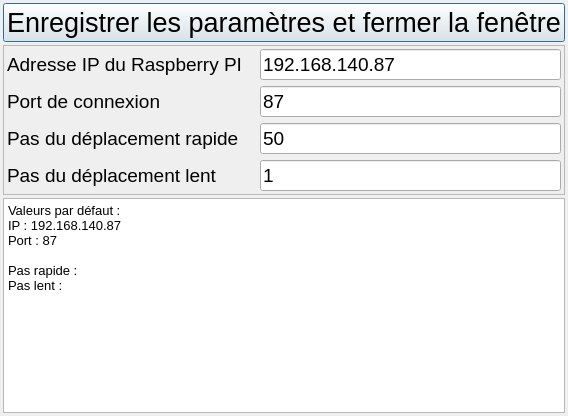
<?xml version="1.0" encoding="UTF-8"?>
<ui version="4.0">
 <class>Fenetre_Config</class>
 <widget class="QDialog" name="Fenetre_Config">
  <property name="geometry">
   <rect>
    <x>0</x>
    <y>0</y>
    <width>567</width>
    <height>416</height>
   </rect>
  </property>
  <property name="windowTitle">
   <string>Configuration RS232</string>
  </property>
  <layout class="QGridLayout">
   <property name="leftMargin">
    <number>3</number>
   </property>
   <property name="topMargin">
    <number>3</number>
   </property>
   <property name="rightMargin">
    <number>3</number>
   </property>
   <property name="bottomMargin">
    <number>3</number>
   </property>
   <property name="spacing">
    <number>3</number>
   </property>
   <item row="0" column="0">
    <widget class="QPushButton" name="pushButton">
     <property name="font">
      <font>
       <pointsize>20</pointsize>
      </font>
     </property>
     <property name="text">
      <string>Enregistrer les paramètres et fermer la fenêtre</string>
     </property>
    </widget>
   </item>
   <item row="1" column="0">
    <widget class="QFrame" name="frame">
     <property name="frameShape">
      <enum>QFrame::StyledPanel</enum>
     </property>
     <property name="frameShadow">
      <enum>QFrame::Raised</enum>
     </property>
     <layout class="QGridLayout">
      <property name="leftMargin">
       <number>3</number>
      </property>
      <property name="topMargin">
       <number>3</number>
      </property>
      <property name="rightMargin">
       <number>3</number>
      </property>
      <property name="bottomMargin">
       <number>3</number>
      </property>
      <property name="spacing">
       <number>3</number>
      </property>
      <item row="0" column="0">
       <layout class="QVBoxLayout">
        <property name="spacing">
         <number>6</number>
        </property>
        <property name="leftMargin">
         <number>0</number>
        </property>
        <property name="topMargin">
         <number>0</number>
        </property>
        <property name="rightMargin">
         <number>0</number>
        </property>
        <property name="bottomMargin">
         <number>0</number>
        </property>
        <item>
         <widget class="QLabel" name="label_1">
          <property name="minimumSize">
           <size>
            <width>250</width>
            <height>0</height>
           </size>
          </property>
          <property name="font">
           <font>
            <pointsize>14</pointsize>
           </font>
          </property>
          <property name="text">
           <string>Adresse IP du Raspberry PI</string>
          </property>
         </widget>
        </item>
        <item>
         <widget class="QLabel" name="label_2">
          <property name="font">
           <font>
            <pointsize>14</pointsize>
           </font>
          </property>
          <property name="text">
           <string>Port de connexion</string>
          </property>
         </widget>
        </item>
        <item>
         <widget class="QLabel" name="label_3">
          <property name="font">
           <font>
            <pointsize>14</pointsize>
           </font>
          </property>
          <property name="text">
           <string>Pas du déplacement rapide</string>
          </property>
         </widget>
        </item>
        <item>
         <widget class="QLabel" name="label_4">
          <property name="font">
           <font>
            <pointsize>14</pointsize>
           </font>
          </property>
          <property name="text">
           <string>Pas du déplacement lent</string>
          </property>
         </widget>
        </item>
       </layout>
      </item>
      <item row="0" column="1">
       <layout class="QVBoxLayout">
        <property name="spacing">
         <number>6</number>
        </property>
        <property name="leftMargin">
         <number>0</number>
        </property>
        <property name="topMargin">
         <number>0</number>
        </property>
        <property name="rightMargin">
         <number>0</number>
        </property>
        <property name="bottomMargin">
         <number>0</number>
        </property>
        <item>
         <widget class="QLineEdit" name="lineEdit_1">
          <property name="font">
           <font>
            <pointsize>14</pointsize>
           </font>
          </property>
          <property name="text">
           <string>192.168.140.87</string>
          </property>
         </widget>
        </item>
        <item>
         <widget class="QLineEdit" name="lineEdit_2">
          <property name="font">
           <font>
            <pointsize>14</pointsize>
           </font>
          </property>
          <property name="text">
           <string>87</string>
          </property>
         </widget>
        </item>
        <item>
         <widget class="QLineEdit" name="lineEdit_3">
          <property name="font">
           <font>
            <pointsize>14</pointsize>
           </font>
          </property>
          <property name="text">
           <string>50</string>
          </property>
         </widget>
        </item>
        <item>
         <widget class="QLineEdit" name="lineEdit_4">
          <property name="font">
           <font>
            <pointsize>14</pointsize>
           </font>
          </property>
          <property name="text">
           <string>1</string>
          </property>
         </widget>
        </item>
       </layout>
      </item>
     </layout>
    </widget>
   </item>
   <item row="2" column="0">
    <widget class="QTextEdit" name="textEdit">
     <property name="html">
      <string>&lt;!DOCTYPE HTML PUBLIC &quot;-//W3C//DTD HTML 4.0//EN&quot; &quot;http://www.w3.org/TR/REC-html40/strict.dtd&quot;&gt;
&lt;html&gt;&lt;head&gt;&lt;meta name=&quot;qrichtext&quot; content=&quot;1&quot; /&gt;&lt;meta charset=&quot;utf-8&quot; /&gt;&lt;style type=&quot;text/css&quot;&gt;
p, li { white-space: pre-wrap; }
&lt;/style&gt;&lt;/head&gt;&lt;body style=&quot; font-family:'Segoe UI'; font-size:9pt; font-weight:400; font-style:normal;&quot;&gt;
&lt;p style=&quot; margin-top:0px; margin-bottom:0px; margin-left:0px; margin-right:0px; -qt-block-indent:0; text-indent:0px;&quot;&gt;&lt;span style=&quot; font-family:'MS Shell Dlg 2'; font-size:10pt;&quot;&gt;Valeurs par défaut :&lt;/span&gt;&lt;/p&gt;
&lt;p style=&quot; margin-top:0px; margin-bottom:0px; margin-left:0px; margin-right:0px; -qt-block-indent:0; text-indent:0px;&quot;&gt;&lt;span style=&quot; font-family:'MS Shell Dlg 2'; font-size:10pt;&quot;&gt;IP : 192.168.140.87&lt;/span&gt;&lt;/p&gt;
&lt;p style=&quot; margin-top:0px; margin-bottom:0px; margin-left:0px; margin-right:0px; -qt-block-indent:0; text-indent:0px;&quot;&gt;&lt;span style=&quot; font-family:'MS Shell Dlg 2'; font-size:10pt;&quot;&gt;Port : 87&lt;/span&gt;&lt;/p&gt;
&lt;p style=&quot;-qt-paragraph-type:empty; margin-top:0px; margin-bottom:0px; margin-left:0px; margin-right:0px; -qt-block-indent:0; text-indent:0px; font-family:'MS Shell Dlg 2'; font-size:10pt;&quot;&gt;&lt;br /&gt;&lt;/p&gt;
&lt;p style=&quot; margin-top:0px; margin-bottom:0px; margin-left:0px; margin-right:0px; -qt-block-indent:0; text-indent:0px;&quot;&gt;&lt;span style=&quot; font-family:'MS Shell Dlg 2'; font-size:10pt;&quot;&gt;Pas rapide :&lt;/span&gt;&lt;/p&gt;
&lt;p style=&quot; margin-top:0px; margin-bottom:0px; margin-left:0px; margin-right:0px; -qt-block-indent:0; text-indent:0px;&quot;&gt;&lt;span style=&quot; font-family:'MS Shell Dlg 2'; font-size:10pt;&quot;&gt;Pas lent :&lt;/span&gt;&lt;/p&gt;&lt;/body&gt;&lt;/html&gt;</string>
     </property>
    </widget>
   </item>
  </layout>
 </widget>
 <resources/>
 <connections/>
</ui>
